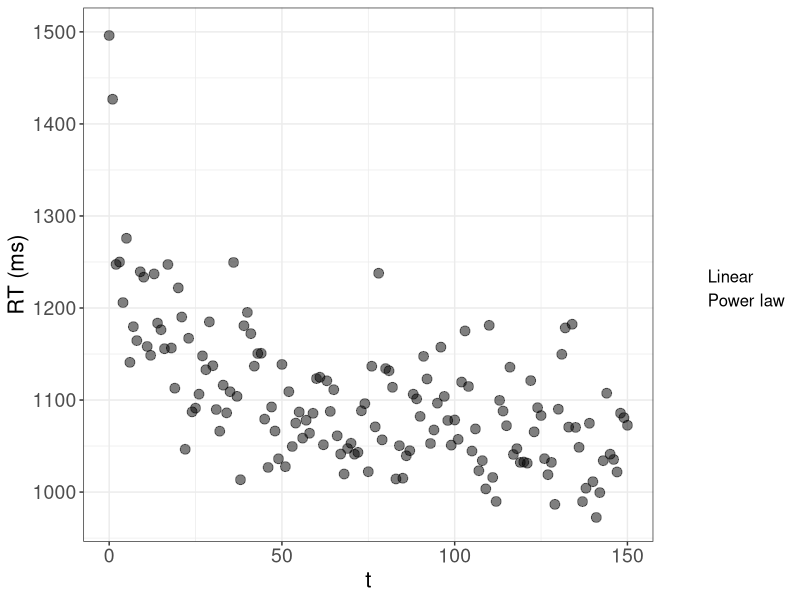
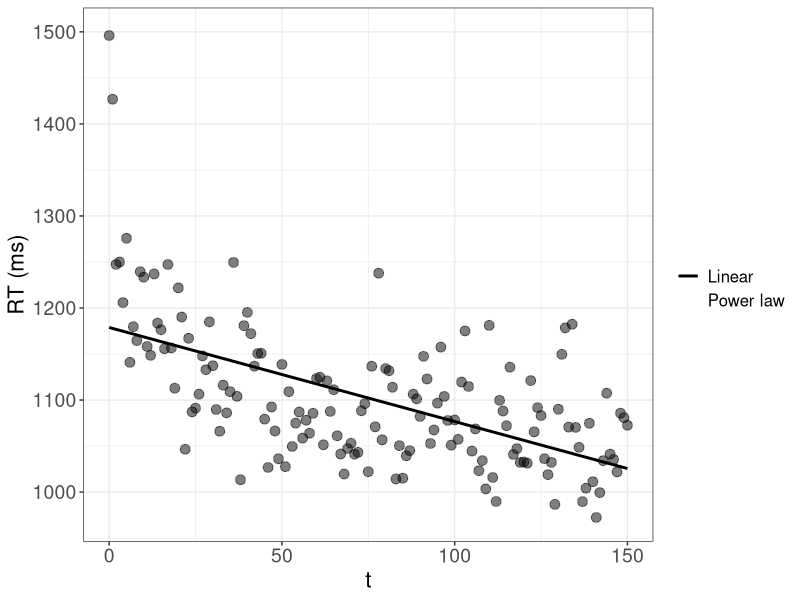
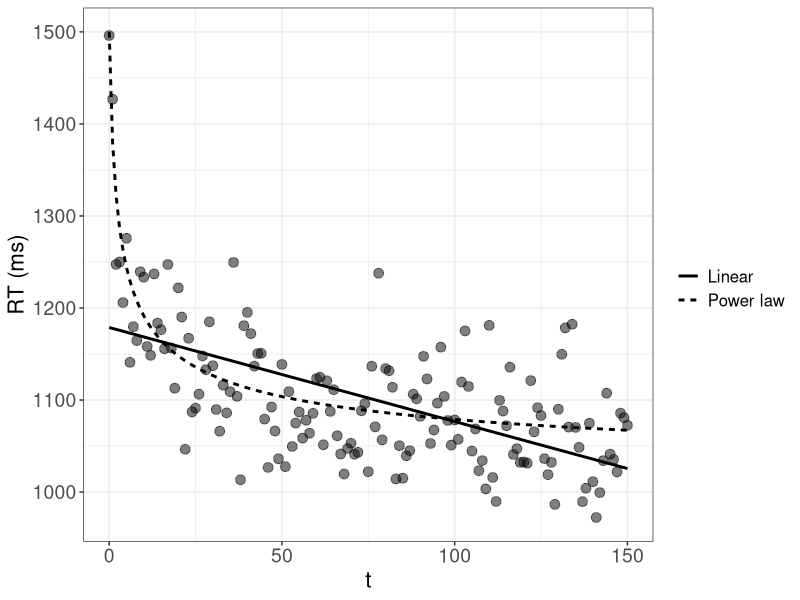
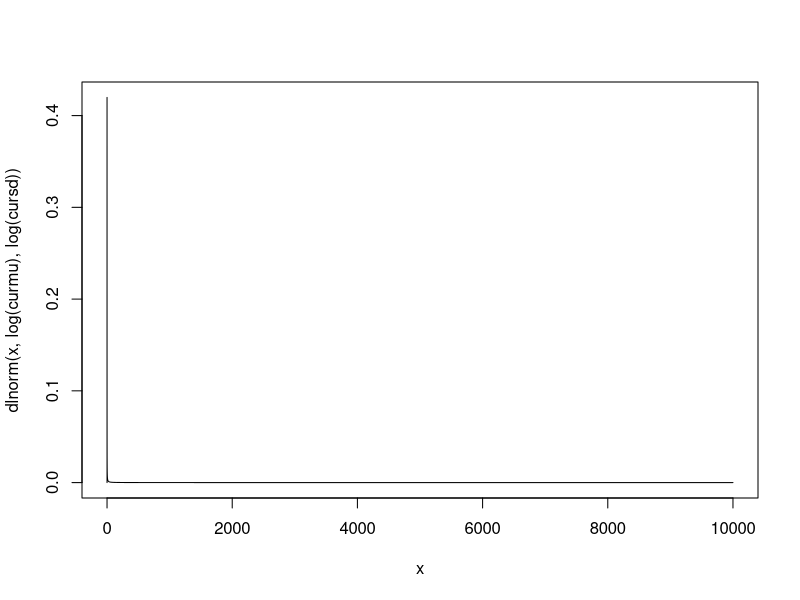
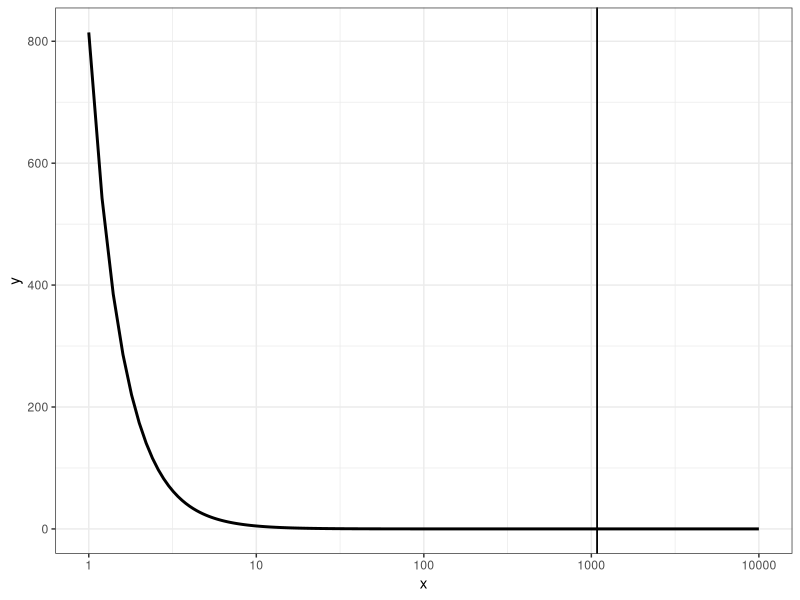
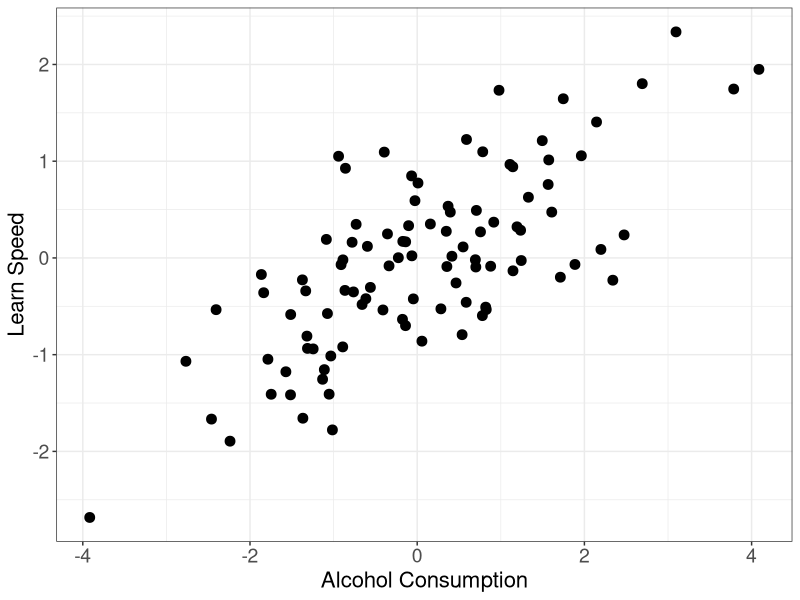
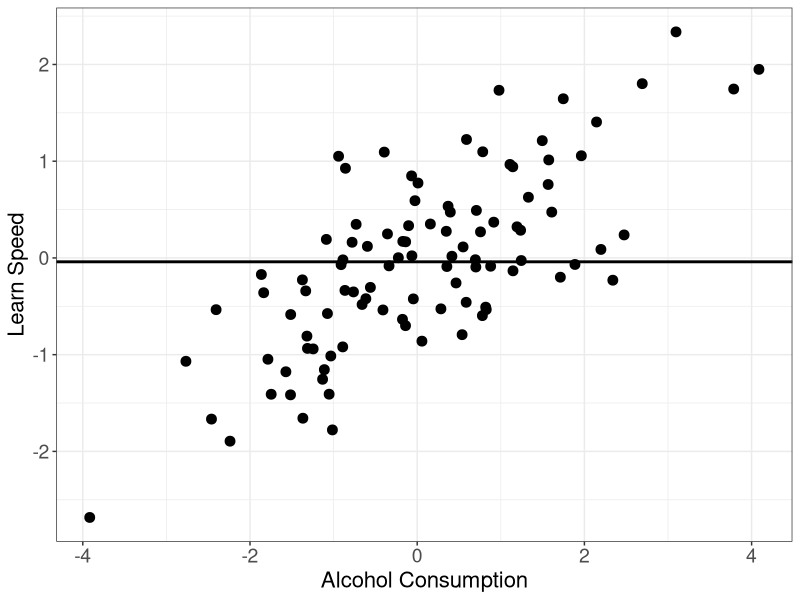
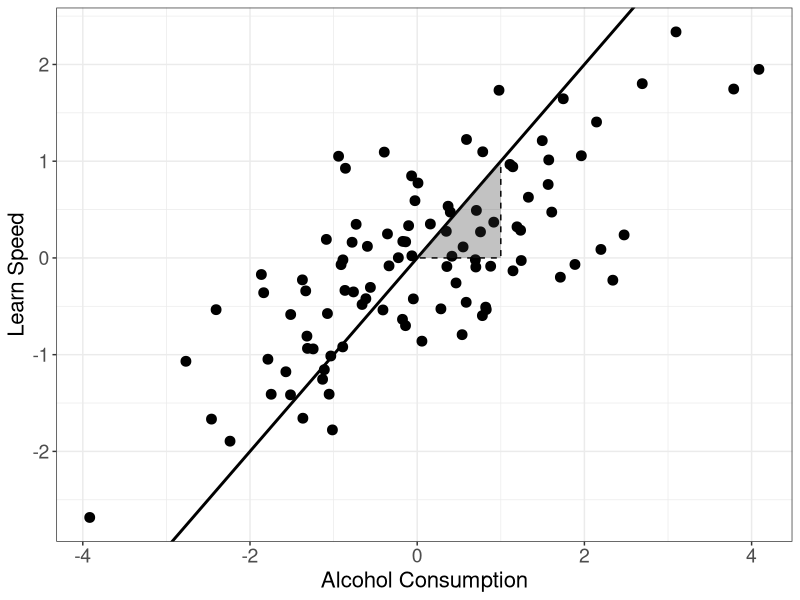

Recreate these plots in R, in order. (Note: this script raises an error after producing the figures.)
## ---- chunk 1
library(dplyr)  # basic package for changing data structures.

library(ggplot2)  # important package for plotting.

thlg <- theme(axis.title = element_text(size = 16),
              axis.text = element_text(size = 14),
              legend.title = element_text(size = 14),
              legend.text = element_text(size = 12))
## ---- chunk 2

# Forgetting data:
  N <- 150
  t <- 0:N

  # Power:
    Ap <- 1000
    Bp <- 500
    bet <- 0.4
  
    RTp <- Ap + Bp * (t + 1)^(-bet) + rnorm(N + 1, 0, 50)

  # Exponential:
    Ae <- 1000
    Be <- 500
    alp <- 0.6
  
    RTe <- Ae + Be * exp(-alp * t) + rnorm(N + 1, 0, 50)

  # Linear:

# Plotting:
  pow_lin_dat <- data.frame(t = t, RTp = RTp, RTe = RTe,
              pred_p = Ap + Bp * (t + 1)^(-bet),
              pred_e = Ae + Be * exp(-alp * t)) %>%
    ggplot(aes(x = t)) +
    geom_point(aes(y = RTp), size = 3, alpha = 0.5) +
    labs(y = "RT (ms)", linetype = "") +
    geom_line(aes(y = pred_p, linetype = "Power law"), linewidth = 1, color = NA) +
    # geom_line(aes(y = pred_e, linetype = "Exponetial law"), linewidth = 1) +
    # Linear:
    geom_smooth(aes(y = RTp, linetype = "Linear"), method = "lm", se = FALSE, linewidth = 1, color = NA) +
    theme_bw() +
    thlg

  pow_lin_dat

  ggsave("_figures/pow_lin_dat.png", height = 12, width = 16, unit = "cm")


  pow_lin <- pow_lin_dat +
    # geom_line(aes(y = pred_e, linetype = "Exponetial law"), linewidth = 1) +
    # Linear:
    geom_smooth(aes(y = RTp, linetype = "Linear"), method = "lm", se = FALSE, linewidth = 1, color = "black")

  
  pow_lin
  ggsave("_figures/lin.png", height = 12, width = 16, unit = "cm")


  pow_lin +
    geom_line(aes(y = pred_p, linetype = "Power law"), linewidth = 1)

  ggsave("_figures/pow_lin.png", height = 12, width = 16, unit = "cm")

## ---- chunk 3
# Average tax cut of $ 1,083 
# 
# But: 80% receive less than this cut, half (around 45 Million people) receive less than $ 100, $ 30,127 for the top 1%

# Try with lognormal:
  curmu <- 0.01
  cursd <- 10000
  
  x <- seq(0, curmu + cursd, by = 0.1)
  plot(x, dlnorm(x, log(curmu), log(cursd)), type = "l")
  
  
  1- plnorm(c(30127), log(curmu), log(cursd))
  plnorm(c(1083, 100), log(curmu), log(cursd))
  
  # Target probabilities:
  c(0.01, 0.8, 0.5)
  
  # Use a pareto distribution:
    # Equations:
    # x_m = 1/(1 - 0.5)^(-1/a) = 100
    # x_m = 1/(1 - 0.8)^(-1/a) = 1083
    # x_m = 1/(1 - 0.01)^(-1/a) = 30127
    # a <- 1083/(1083-x_m)


    x_m <- 200 

    a <- 1083/(1083-x_m)
    
    
    x <- seq(1, 10000, by = 0.2)

    pout <- (a * x_m^a)/(x^(a+1))  # PDF.

    (mpar <- (a * x_m)/(a - 1))
    # To have a mean of 1083 a can be: a = mpar/(mpar - x_m)
    
    (qtpar08 <- x_m * (1 - 0.8)^(-1/a))  # 30127

    (qtpar05 <- x_m * (1 - 0.5)^(-1/a))
    

    data.frame(x = x, y = pout) %>%
      ggplot(aes(x = x, y = y)) +
      geom_line(linewidth = 1) +
      geom_vline(aes(linetype = "mean"), xintercept = mpar) +
      geom_vline(aes(linetype = "mean"), xintercept = mpar) +
      scale_x_continuous(trans = "log10") +
      thlg +
      theme_bw()
  

## ---- chunk 4
# Simple linear relationship:
  n <- 100
  set.seed(09234)
  learn_speed <- rnorm(n)
  alcohol <- rnorm(n, learn_speed)  # assuming that more intelligent people drink more  
## ---- chunk 5

  plt_alc_learn <- data.frame(alcohol = alcohol, learn_speed = learn_speed) %>%
    ggplot(aes(x = alcohol, y = learn_speed)) +
    geom_point(size = 3) +
    labs(x = "Alcohol Consumption", y = "Learn Speed", linetype = "") +
    theme_bw() +
    thlg

# Show and save:
plt_alc_learn

ggsave("_figures/alc_learn_raw.png", height = 12, width = 12, unit = "cm")
## ---- chunk 6
plt_alc_learn +
    geom_hline(yintercept = mean(learn_speed), linewidth = 1)

ggsave("_figures/alc_learn_mean.png", height = 12, width = 12, unit = "cm")
## ---- chunk 7
  plt_alc_learn +
      # Linear:
      geom_abline(slope = 1, linewidth = 1) +
      annotate(geom = "polygon", x = c(1, 0, 1), y = c(1, 0, 0),
              linetype = "dashed", color = "black",
              alpha = 0.3)
  
  ggsave("_figures/alc_learn_lm.png", height = 12, width = 12, unit = "cm")


# Fitted model:
  fit <- lm(learn_speed ~ alcohol)
  summary(fit)

  ic <- coef(fit)["(Intercept)"]   # intercept.
  slp <- coef(fit)["alcohol"]

plt_alc_learn +
    # Linear:
    geom_smooth(method = "lm", se = FALSE, linewidth = 1, color = "black") +
    geom_abline(intercept = ic, slope = slp, linewidth = 1) +
    annotate(geom = "polygon", x = c(1, 0, 1), y = c(1, 0, 0) * slp + ic,
            linetype = "dashed", color = "black",
            alpha = 0.3) +
    annotate(geom = "text", x = 1, y = slp/2 + ic, label = round(slp, 2), size = 6, hjust = 0)

ggsave("_figures/alc_learn_fit.png", height = 12, width = 12, unit = "cm")
## ---- chunk 8
n_correct <- 0:10
pvals <- dbinom(n_correct, size = 10, prob = .75)
pmass <- data.frame(n_correct = factor(n_correct), pn = pvals) %>%
  ggplot(aes(x = n_correct, y = pn)) +
  geom_col() +
  # scale_x_binned(n.breaks = 11, show.limits = TRUE, right = FALSE) +
  theme_classic()

pmass
ggsave("_figures/pmass.png", height = 12, width = 12, unit = "cm")

pmass +
  annotate(geom = "segment", 
           x = 8, y = 0, yend = pvals[n_correct == 7], linetype = "dashed", linewidth = 1) +
  annotate(geom = "segment", 
           x = 0, xend = 8, y = pvals[n_correct == 7], linetype = "dashed", linewidth = 1) +
  annotate(geom = "point", x = 8, y = pvals[n_correct == 7], size = 3)

ggsave("_figures/pmass_lik.png", height = 12, width = 12, unit = "cm")

# Density:
tr <- seq(0, 30, by = 0.01)
dvals <- dlnorm(tr, 2, 1.7)
pdens <- data.frame(t = tr, dens = dvals) %>%
  ggplot(aes(x = tr, y = dens)) +
  geom_line(linewidth = 1) +
  theme_classic()

pdens
ggsave("_figures/pdens.png", height = 12, width = 12, unit = "cm")

pdens +
  annotate(geom = "segment", 
           x = 7, y = 0, yend = dvals[tr == 7], linetype = "dashed", linewidth = 1) +
  annotate(geom = "segment", 
           x = 0, xend = 7, y = dvals[tr == 7], linetype = "dashed", linewidth = 1) +
  annotate(geom = "point", x = 7, y = dvals[tr == 7], size = 3)
ggsave("_figures/pdens_lik.png", height = 12, width = 12, unit = "cm")
## ---- chunk 9
# Define function:
value_function <- function(x, alp, bet = alp, lamb){
  ifelse(x >= 0, x^alp, -lamb * (-x)^bet)
}


# Visualize:
  x <- seq(-100, 100, by = 1)  # define values.


# Create combinations of different parameters:
  dm <- expand.grid(alp = c(0.1, 0.5, 0.8), lambda = c(1, 2))

# Get data for each combination:
  outlist <- apply(dm, MARGIN = 1, FUN = function(rw){
    data.frame(x = x, V = value_function(x, alp = rw[1],
      lamb = rw[2]), alp = rw[1], lamb = rw[2]) 
  })

  outdat <- do.call(rbind, outlist)  # combine the list into a single data.frame.

outdat %>%
  ggplot(aes(x = x, y = V, color = alp, linetype = factor(lamb), group = interaction(lamb, alp))) +
  geom_line(linewidth = 1) +
  scale_color_distiller(palette = "Spectral") +
  theme_classic()

ggsave("_figures/valfun.png", height = 12, width = 12, unit = "cm")
## ---- chunk 10
probdat <- seq(0.05, 0.95, by = 0.15)  # probabilities.

# FUnction to generate rewards:
curprob <- probdat[1]  # selecting a probability.

tr <- 200  # 200 rounds.
rbinom(tr, 1, curprob)  # get an outcome according to a bernoulli distribution.

# Simple Q-learning:-----------------
  get_cmat <- function(choice, input){
    
    # Input matrix with row and column indices and values:
    inp <- as.matrix(cbind(1:length(choice), choice, input))
    
    # Get own rewards for each choice:
    cmat <- matrix(0, ncol = 2, nrow = length(choice)) 
    cmat[inp[,1:2]] <- inp[, 3]
    
    return(cmat)
    
  }

  # Utility function:
  utpay <- function(rew, choice) {
  
    # Input matrix with row and column indices and values:
    paymat <- get_cmat(choice = choice, input = rew)
    
    return(paymat)

  }

update_q <- function(qprev,  # vector of previous q values
                     ut,  # vector of rewards / utilities.
                     alp,  # alpha
                     update_unchosen = TRUE,
                     choices = NA
)  {
  
  
  pred_err <- ut - qprev  # prediction error.
  
  # Should the unchosen option be updated?
  if(!update_unchosen){
    # Set prediction error == 0 for unchosen option:
    pred_err[3 - choices] <- 0
      # Note: Replace 2 by length(options) for more than 2 options.
      # Alternatively: Update the unchosen and rewarded option with 1? 
    # ut[cbind(1:3, choices + 1)]  # rewards from chosen.
    
  }
  
  qnew <- qprev + alp * pred_err
  
  return(qnew)
  
}


  simfun <- function(theta, competition = TRUE, op_prob = c(0.5, 0.5),
                       utfun = utpay, nind = 3, maxtr = 200, maxrew = 1){
      
      ## 4.1 Get parameters:  
      lpar <- theta[1]  # get corresponding learning parameter phi/alpha.
      soft <- theta[length(theta)]  # softmax parameter is always last in list!.
      
      # For mimicking Schulze et al., the softmax paramter is transformed
      # (we use soft instead of c to avoid collision):
      
      soft <- 3^(10 * soft) - 1  
      
      # First round: -------------------------------------------------------
      # Choices (rows are rounds, columns individuals):
      cmat <- matrix(sample(c(0, 1), size = nind, prob = c(0.5, 0.5), replace = TRUE),
                     nrow = 1)
      
      # Rewards (rows are rounds, columns individuals):
      rew_choice <- sample(c(0, 1), size = 1,
                           prob = op_prob)
      rmat <- ifelse(rew_choice == cmat & any(rew_choice == cmat),  
                      # if any chose the rewarded option for all.
                     competition * maxrew/sum(rew_choice == cmat) +
                       (1 - competition) * maxrew,  # maximum reward distributed.  
                     0)
      
      # utfun(rew = rmat[1, ], choice = cmat[1,])
      utmat <- array(rep(0, 2 * nind * maxtr), dim = c(nind, 2, maxtr))  # utility matrix in given round.
      # Individuals are rows, opotions are columns.
      
      utmat[, rew_choice + 1, 1] <- rmat  # add rewarded option.
      # TODO: Translate utuitlity if necessary.
      utmat[,,1:2]
      
      
      ## 3.3 Initialize option value matrix:
      optval_mat <- array(rep(NA, 2 * nind * maxtr), dim = c(nind, 2, maxtr))   # option values for each choice
      optval_mat[,,1] <- 0
      
      
      
    # 4.2 Loop over subsequent trials: ---------------------------------
      for(tr in 2:maxtr) {
    
    
        # Learning:
        ## 4.2.1 Get data from previous trial:
        choices <- cmat[tr - 1,]  # choices in previous round.
        pi_cur <- utmat[, , tr - 1]  # get utilities from previous trial.
    
        ## 4.2.2 Update learned values:
    
        # Which formulation is used?
        # TODO: Probably this is actually obsolete as both functions are essentially the same!
    
        # a) A learning rule:
        # Matrix of option values in current round:
        optval_mat_tr <- update_q(qprev = optval_mat[,,tr - 1],
                                  ut = pi_cur,
                                  alp = lpar)
    
        if(is.null(dim(optval_mat_tr))){
          dim(optval_mat_tr) <- c(nind, 2)
        }
    
        # Save option value matrix:
        optval_mat[,,tr] <- optval_mat_tr  # get a matrix of q-values.
    
        # Choices:
        # subtraction of each row's maximum to avoid overflow problems.
        optval_mat_tr <- t(apply(optval_mat_tr, MAR = 1, function(x) x - max(x)))
    
        # Adapted from Charley:
        p <- exp(optval_mat_tr * soft)  # Softmax rule.
        # TODO: Use division or multiplication?
    
        p <- p/rowSums(p)  # get probabilities for each option.
    
        # Get a choice for each individual:
        # sample(matrix(rep(c(0, 1), each = nind), ncol = 2), size = nind, replace = TRUE, prob = p)
    
        cvec <- apply(p, MARGIN = 1, FUN = function(p){
          sample(c(0, 1), size = 1, prob = p)
        })
    
        cmat <- rbind(cmat, cvec)
    
        # Rewards:
        # Rewards (rows are rounds, columns individuals):
        rew_choice <- sample(c(0, 1), size = 1, prob = op_prob)
        rmat <- ifelse(rew_choice == cvec & any(rew_choice == cvec),  # if any chose the rewarded option for all.
                       competition * maxrew/sum(rew_choice == cvec) +
                         (1 - competition) * maxrew/2,  
                          # maximum reward distributed (divide by 2 for non-competition).
                       0)
    
    
        utmat[, rew_choice + 1, tr] <- rmat  # add rewarded option.
        # TODO: Translate utuitlity if necessary.
    
      }  # eof. loop.
    
      return(list(cmat = cmat, optval = optval_mat))
    
    }
## ---- chunk 11
theta_cur <- 0.1

dm <- expand.grid(theta_cur = c(0.2, 0.8),
                  p = c(0.2, 0.5, 0.9),
                  alp = 0.9)

outlist <- lapply(1:nrow(dm), FUN = function(rw){
  simout <- simfun(theta = c(dm$alp[rw], dm$theta_cur[rw]), nind = 1, op_prob = c(dm$p[rw], 1-dm$p[rw]))

  soft <- 3^(10 * dm$theta_cur[rw]) - 1  

  optval_mat_tr <- t(apply(simout$optval[1,,], MAR = 2, function(x) x - max(x)))
  oprobs <- exp(optval_mat_tr * soft)
  data.frame(tr = 1:length(simout$cmat), p = dm$p[rw], theta = dm$theta_cur[rw],
        oval = simout$optval[,2,], oprob = (oprobs/rowSums(oprobs))[,2], 
        choice = simout$cmat)
})


do.call(rbind, outlist) %>%
  ggplot(aes(x = tr, y = oprob, color = factor(p))) +
  facet_grid(theta ~ p, labeller = label_both) +
  geom_line(linewidth = 0.5, alpha = 0.7) +
  geom_point(aes(y = choice), position = position_jitter(height = 0.01)) +
  scale_color_brewer(palette = "Dark2") +
  theme_bw() +
  theme(legend.position = "bottom")

ggsave("_figures/rl_example.png", height = 16, width = 24, unit = "cm")
## ---- chunk 12
#define parameters to generate data
nDataPts  <- 20
rho       <- .8  # correlation.
intercept <- .0

# generate synthetic data
dat <- matrix(0, nDataPts, 2)
dat[ ,2] <- rnorm(nDataPts)   
dat[ ,1] <- rnorm(nDataPts)*sqrt(1.0-rho^2) + dat[ ,2]*rho + intercept  

dat

plot(dat)
## ---- chunk 13
lm(dat[,1] ~ dat[,2])
## ---- chunk 14
# plot data and current predictions          
getregpred <- function(parms, dat) {
  regpred <- parms["b0"] + parms["b1"] * dat[ ,2]           
  
  #wait with drawing a graph until key is pressed
  par(ask=TRUE)
  plot   (dat[ ,2], type="n", las=1, ylim=c(-2,2), xlim=c(-2,2), xlab="X", ylab="Y")
  par(ask=FALSE)
  points (dat[ ,2], dat[ ,1], pch=21, bg="gray")
  lines  (dat[ ,2], regpred, lty="solid")
  
  return(regpred)
}  
## ---- chunk 15
#obtain current predictions and compute discrepancy
rmsd <- function(parms, data1) {          
  preds <- getregpred(parms, data1)        
  rmsd <- sqrt(sum((preds-data1[ ,1])^2)/length(preds))
}
## ---- chunk 16
# Define the grid:
dm <- expand.grid(b0 = seq(-0.2, 0.2, by = 0.2), b1 = seq(-1, 1, by = 0.5))

cur_discr <- 10000
bestrow <- NA

for(i in 1:nrow(dm)){
  cur_rmsd <- rmsd(parms = unlist(dm[i,]), data1 = dat)

  if(cur_rmsd < cur_discr){
    cur_discr <- cur_rmsd
    bestrow <- i
  }
}

cur_discr
dm[bestrow,]
## ---- chunk 17
# Nelder-Mead:
startParms <- c(-1., .2) 
names(startParms) <- c("b1", "b0")
#obtain parameter estimates
xout <- optim(startParms, rmsd, data1 = dat)

# Show paramters:
xout
## ---- chunk 18
# Choices for first parameters.
cur_choices <- outlist[[1]]$choice

mean(outlist[[1]]$choice)

# Fixed choice probability:

ps <- seq(0, 1, by = 0.1)

lls <- sapply(ps, FUN = function(p){
  ll <- dbinom(cur_choices, size = 1, p, log = TRUE)
})

deviance <- -2 * colSums(lls)
min(deviance)

ps[which.min(deviance)]
## ---- chunk 19
dm <- expand.grid(alp = seq(0, 1, by = 0.1),
                  theta = seq(0, 1, by = 0.1))

# Choices for first parameters.
outlist[[1]]$choice
## ---- chunk 20
#discrepancy for power forgetting function 
powdiscrep <- function (parms,rec,ri) {                    
  if (any(parms<0)||any(parms>1)) return(1e6)
  pow_pred <- parms["a"] *(parms["b"]*ri + 1)^(-parms["c"])
  return(sqrt( sum((pow_pred-rec)^2)/length(ri) ))
}                                                          

#Carpenter et al. (2008) Experiment 1
rec <- c(.93,.88,.86,.66,.47,.34) # recall proportions.
ri  <- c(.0035, 1, 2, 7, 14, 42)  # retention intervals in days.

# initialize starting values 
  sparms <-c(1,.05,.7)
  names(sparms) <- c("a","b","c")
#obtain best-fitting estimates
  pout <- optim(sparms, powdiscrep, rec=rec, ri=ri)   # Simplex
  pow_pred <- pout$par["a"] *(pout$par["b"]*c(0:max(ri)) + 1)^(-pout$par["c"])  

#plot data and best-fitting predictions
  x11()
  par(cex.axis=1.2,cex.lab=1.4)
  par(mar=(c(5, 5, 3, 2) + 0.1),las=1)
  plot(ri,rec, 
       xlab = "Retention Interval (Days)", 
       ylab = "Proportion Items Retained",  
       ylim=c(0.3,1),xlim=c(0,43),xaxt="n",type="n")
  lines(c(0:max(ri)),pow_pred,lwd=2)
  points(ri,rec,pch=21, bg="dark grey",cex=2)
  dev <- pow_pred[ri+1]
  for (x in c(1:length(ri))) {
    lines(c(ri[x],ri[x]),c(dev[x],rec[x]),lwd=1)
    }
  axis(1,at=c(0:43))
## ---- chunk 21
# perform bootstrapping analysis
ns  <- 55
nbs <- 1000
bsparms <- matrix(NA,nbs,length(sparms))

# Predictions:
bspow_pred <- pout$par["a"] *(pout$par["b"]*ri + 1)^(-pout$par["c"])

for (i in c(1:nbs)) {   
    recsynth     <- vapply(bspow_pred, FUN=function(x) mean(rbinom(ns,1,x)), numeric(1))  # synthetic data.
    bsparms[i,]  <- unlist(optim(pout$par,powdiscrep,rec=recsynth,ri=ri)$par)  # estimate values for a, b and c
}

#function to plot a histogram
histoplot<-function(x,l4x) {
    hist(x,xlab=l4x,main="",xlim=c(0,1),cex.lab=1.5,cex.axis=1.5)
    lq <- quantile(x,0.025)
    abline(v=lq,lty="dashed",lwd=2)
    uq <- quantile(x,0.975)
    abline(v=uq,lty="dashed",lwd=2)
    return(c(lq,uq))
}
x11(width=5,height=2)
par(mfcol=c(1,3),las=1)
for (i in c(1:dim(bsparms)[2])) {
    print(histoplot(bsparms[,i],names(sparms)[i]))
}
## ---- chunk 22
n <- 1000
m <- seq(1,10,length.out = n)

#pdf(file="polycomplex.pdf", width=7, height=4)

par(mfrow=c(1,2))

for (modOrder in c(2,10)){
  plot(1:10,1:10,xlim=c(0.5,10.5), ylim=c(0,5), type="n",
       xlab="Physical intensity", ylab="Sensation", las=1)
  kk <- poly(x = m,degree = modOrder)
  for (rep in 1:10){
    tcoef <- rnorm(modOrder, sd=5)
    #tcoef <- rexp(modOrder, rate=0.2)
    y <- t(kk%*%tcoef)
    y <- y - min(y)
    lines(x=m, y, type="l", col=rgb(0,0,0,0.5))
  }
}

#dev.off()
## ---- chunk 23
n <- 20
n_transfer <- 2
nReps <- 1000
maxOrder <- 6

trainErr <- rep(0, maxOrder)
testErr <- rep(0, maxOrder)

m <- 1:n

tcoef <- c(1,-1,1)
kk <- poly(m,length(tcoef))
realf <- t(kk%*%tcoef)

plot(m, realf)

for (rep in 1:nReps){
  #tcoef <- c(-1,-1,1)
  dat <- realf + rnorm(n, sd=0.5)
  m_t <- sample.int(n, size=n_transfer)
  m <- setdiff(1:n,m_t)
  for (modOrder in 1:maxOrder){
    tTrain <- 0
    tTest <- 0
    lm_t <- lm(dat[m] ~ poly(m,modOrder))
    tTrain <- tTrain + mean(lm_t$residuals^2)
    tTest <- tTest + mean((predict(lm_t, data.frame(m=m_t))-dat[m_t])^2)
    trainErr[modOrder] <- trainErr[modOrder] + tTrain
    testErr[modOrder] <- testErr[modOrder] + tTest
  }
}

kk <- cbind(trainErr,testErr)/nReps

#pdf(file="outOfSet.pdf",width=4,height=5)
matplot(kk, type="l",lty=1,
        ylim=c(0,0.7),
        lwd=2,col=c("black","grey"),
        xlab="Complexity",ylab="Prediction Error")
legend(1,0.7,c("Train","Test"),lwd=2,lty=1,col=c("black","grey"))
#dev.off()
## ---- chunk 24
n <- 10
stimrange <- c(1,10)
m <- seq(stimrange[1],stimrange[2],length.out = n)
s <- log(m) + rnorm(n,sd=0.5)
s[s < 0] <- 0

lm_3 <- lm(s ~ poly(m,3))
lm_n <- lm(s ~ poly(m,n-1))

#pdf(file="Nihm76.pdf", width=6, height=6)

par(mfrow=c(1,2))
# plot(m,s, pch=3, las=1,
#      xlab='Physical Intensity',
#      ylab='Perceived Intensity')
# points(predict(lm_3))
# 
# plot(m,s, pch=3, las=1,
#      xlab='Physical Intensity',
#      ylab='Perceived Intensity')
# points(predict(lm_n))

m_fill <- seq(stimrange[1],stimrange[2],length.out = 1000)
plot(m,s, pch=3, las=1,
     xlab='Physical Intensity',
     ylab='Perceived Intensity')
lines(m_fill,
      predict(lm_3,data.frame(m=m_fill)),
      type="l", lty=1, las=1)

plot(m,s, pch=3, las=1,
     xlab='Physical Intensity',
     ylab='Perceived Intensity')
lines(m_fill,
      predict(lm_n,data.frame(m=m_fill)),
      type="l", lty=1, las=1)

#dev.off()
## ---- chunk 25
n <- 20
n_transfer <- 10
nReps <- 500
maxOrder <- 10
realOrder <- 3

m <- 1:n

bias <- rep(0, maxOrder)
variab <- rep(0,maxOrder)

tcoef <- c(1,-1,1)
kk <- poly(m,length(tcoef))
realf <- kk%*%tcoef

allPreds <- {}
for (modOrder in 1:maxOrder){
  allPreds[[modOrder]] <- matrix(rep(0,n*nReps),ncol=n)
}

for (rep in 1:nReps){
  #tcoef <- c(-1,-1,1)
  dat <- realf + rnorm(n, sd=0.5)
  for (modOrder in 1:maxOrder){
    lm_t <- lm(dat ~ poly(m,modOrder))
    allPreds[[modOrder]][rep,] <- predict(lm_t)
  }
}

#pdf(file="biasVarianceIllus.pdf",width=7,height=7)
par(mfrow=c(2,2))
for (ii in c(1,3,7,10)){
  plot(m,realf,ylim=c(-1.5,1),
       type="b",lwd=2,las=1,
       xlab="x", ylab="y")
  lines(colMeans(allPreds[[ii]]),
        col=rgb(0,0,0,0.5),lwd=3)
  kk <- apply(allPreds[[ii]],2,function(x) quantile(x,c(0.1,0.9)))
  lines(smooth(kk[1,]), lwd=2,lty=2,col=rgb(0,0,0,0.5))
  lines(smooth(kk[2,]), lwd=2,lty=2,col=rgb(0,0,0,0.5))
  legend(10,-0.5,legend=c("true","fitted"), lty=1, 
         col=c("black","grey"),lwd=2)
  title(paste("Order = ",ii))
}
#dev.off()

bias <- rep(0,maxOrder)
variab <- rep(0,maxOrder)
for (ii in 1:maxOrder){
  mm <- colMeans(allPreds[[ii]])
  bias[ii] <- mean((mm-realf)^2)
  kk <- apply(allPreds[[ii]],1,function(x) (x-mm)^2)
  variab[ii] <- mean(rowMeans(kk))
}

#pdf(file="biasVarTradeOff.pdf",width=5,height=5)
par(mfrow=c(1,1))
plot(bias+variab, type="l", lwd=2, lty=2,
     ylim=c(0,0.15), 
     xlab="Complexity", ylab="Error")
lines(bias,lwd=2)
lines(variab,lwd=2,col=rgb(0,0,0,0.5))
legend(6,0.07,
       legend=c("Total Error",expression("Bias" ^ "2"),"Variance"),
       lty=c(2,1,1),lwd=1,col=c("black","black","grey"))
#dev.off()
## ---- chunk 26
# Parameters for prior
mu_0 <- 0       # prior mean
sigma_0 <- 1    # prior standard deviation

# Parameters for data (likelihood)
sigma <- 0.5               # known standard deviation of data
x_data <- c(0.4, 0.5, 0.6) # observed data
n <- length(x_data)
x_bar <- mean(x_data)

# Posterior parameters
sigma_n_sq <- 1 / (1/sigma_0^2 + n/sigma^2)
mu_n <- sigma_n_sq * (mu_0/sigma_0^2 + n * x_bar / sigma^2)
sigma_n <- sqrt(sigma_n_sq)

# Grid for plotting
theta <- seq(-1, 2, length.out = 500)
prior_density <- dnorm(theta, mean = mu_0, sd = sigma_0)
likelihood_density <- dnorm(theta, mean = x_bar, sd = sigma / sqrt(n))  # Likelihood ~ N(x̄, σ²/n)
posterior_density <- dnorm(theta, mean = mu_n, sd = sigma_n)

# Plot
plot(theta, prior_density, type = "l", col = "blue", lwd = 2,
     ylim = c(0, max(c(prior_density, likelihood_density, posterior_density)) * 1.1),
     ylab = "Density", xlab = expression(theta),
     main = "Conjugate Normal-Normal Bayesian Updating")

lines(theta, likelihood_density, col = "red", lwd = 2)
lines(theta, posterior_density, col = "darkgreen", lwd = 2)

legend("topright",
       legend = c("Prior", "Likelihood", "Posterior"),
       col = c("blue", "red", "darkgreen"),
       lwd = 2, lty = 1, box.lwd = 1, box.col = "gray40", bg = "white")
## ---- chunk 27
x <- seq(0, 1, by = 0.01)
stages <- list(c(0.5, 0.5), c(1, 1), c(1, 2), c(5, 3), c(16, 12))

curdat <- lapply(stages, FUN = function(ab){
  data.frame(x = x, 
              stage = paste0(ab, collapse = ","),
                    dens = dbeta(x, ab[1], ab[2]))
})

betdat <- do.call(rbind, curdat)

betdat$stf <- factor(betdat$stage, levels = sapply(stages, paste0, collapse = ","), ordered = TRUE)

for(st in levels(betdat$stf)[-1]){
  

  bet1_2 <- betdat %>%
    filter(stage != "0.5,0.5") %>%
    ggplot(aes(x = x, y = dens, color = stf, alpha = interaction(stf < st, stage == st, drop = TRUE))) +
    geom_line(linewidth = 1) +
    scale_color_brewer(palette = "Dark2" ) +
    scale_alpha_manual(values = c("TRUE.FALSE" = 0.4, "FALSE.FALSE" = 0, "FALSE.TRUE" = 1),
      guide = "none") +
    labs(color = "") +
    theme_classic()

  bet1_2
  
  ggsave(sprintf("_figures/beta%s.png", gsub(",|\\.", "_", st)), height = 12, width = 12, unit = "cm")  

}



## ---- chunk 28
num_weeks <- 1e5
positions <- rep(0,num_weeks)
current <- 10
for ( i in 1:num_weeks ) {
# record current position
positions[i] <- current
# flip coin to generate proposal
proposal <- current + sample( c(-1,1) , size=1 )
# now make sure he loops around the archipelago
if ( proposal < 1 ) proposal <- 10
if ( proposal > 10 ) proposal <- 1
# move?
prob_move <- proposal/current
current <- ifelse( runif(1) < prob_move , proposal , current )
}

barplot(table(positions))
## ---- chunk 29
#perform MCMC

# Observed data
n <- 28        # number of trials
k <- 16        # number of red balls observed

# Prior: Beta(alpha, beta)
alpha <- 1
beta <- 1

# Metropolis-Hastings parameters
iterations <- 10000
burnin <- 1000
theta_current <- 0.5  # current parameter.
proposal_sd <- 0.05

# Storage for samples
samples <- numeric(iterations)

# Log posterior function (up to constant)
log_posterior <- function(theta, k, n, alpha, beta) {
  if (theta <= 0 || theta >= 1) return(-Inf)  # Reject invalid theta
  return((k + alpha - 1) * log(theta) + (n - k + beta - 1) * log(1 - theta))
}

# Metropolis-Hastings sampling
set.seed(123)  # For reproducibility
for (i in 1:iterations) {
  # Propose new theta from normal distribution
  theta_proposal <- rnorm(1, mean = theta_current, sd = proposal_sd)
  
  # Calculate acceptance ratio (on log scale)
  log_r <- log_posterior(theta_proposal, k, n, alpha, beta) -
           log_posterior(theta_current, k, n, alpha, beta)
  
  # Accept or reject
  if (log(runif(1)) < log_r) {
    theta_current <- theta_proposal
  }
  
  samples[i] <- theta_current
}

# Discard burn-in
samples_post <- samples[(burn_in + 1):iterations]

# Plot posterior samples:

par(mfrow = c(1, 2))

plot(samples_post, type = "l")

hist(samples_post, breaks = 50, probability = TRUE, col = "skyblue",
     main = "Posterior of θ via Metropolis-Hastings", xlab = expression(theta))
abline(v = mean(samples_post), col = "red", lwd = 2)

par(mfrow = c(1, 1))


## ---- chunk 30
# Example for assignment:
x <- rnorm(100, 3, 4)
y <- 0 + rnorm(100, x, 4) * 0.3


plot(x, y)

iter <- 1e5
positions <- rep(0, iter)  # parameter estimates.
current <- 0

for ( i in 1:num_weeks ) {
  # record current position
  positions[i] <- current
  # flip coin to generate proposal
  proposal <- current + rnorm(1, 0, 1)  # proposal for parameter.

  # Likelihood (no prior for now): 
    


  # now make sure he loops around the archipelago
  if ( proposal < 1 ) proposal <- 10
  if ( proposal > 10 ) proposal <- 1
  # move?
  prob_move <- proposal/current
  current <- ifelse( runif(1) < prob_move , proposal , current )
}

barplot(table(positions))
